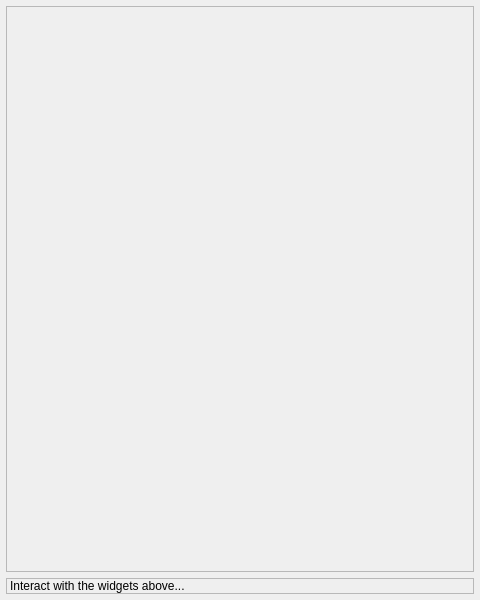
<?xml version="1.0" encoding="UTF-8"?>
<ui version="4.0">
 <class>MainWindow</class>
 <widget class="QMainWindow" name="MainWindow">
  <property name="geometry">
   <rect>
    <x>0</x>
    <y>0</y>
    <width>480</width>
    <height>600</height>
   </rect>
  </property>
  <property name="windowTitle">
   <string>Qt Basic Widgets Demo</string>
  </property>
  <widget class="QWidget" name="centralWidget">
   <layout class="QVBoxLayout" name="centralLayout">
    <property name="margin">
     <number>6</number>
    </property>
    <item>
     <widget class="QScrollArea" name="scrollArea">
      <property name="widgetResizable">
       <bool>true</bool>
      </property>
      <widget class="QWidget" name="scrollContents">
       <layout class="QVBoxLayout" name="scrollLayout">
        <property name="margin">
         <number>6</number>
        </property>
       </layout>
      </widget>
     </widget>
    </item>
    <item>
     <widget class="QLabel" name="statusLabel">
      <property name="frameShape">
       <enum>QFrame::StyledPanel</enum>
      </property>
      <property name="text">
       <string>Interact with the widgets above...</string>
      </property>
      <property name="wordWrap">
       <bool>true</bool>
      </property>
     </widget>
    </item>
   </layout>
  </widget>
 </widget>
 <layoutdefault spacing="6" margin="11"/>
 <resources/>
 <connections/>
</ui>
